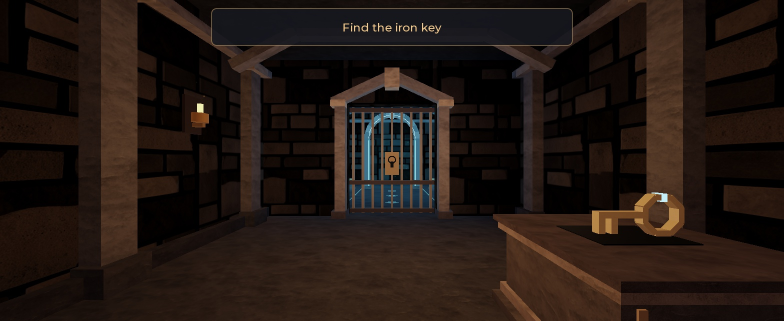
#> input picture artifacts/images/cell.jpg, 1568 x 641 px (shown at 1/2 size)
$ python side_by_side.py --left ../../artifacts/images/cell.jpg --right ../../artifacts/images/portal.jpg --out out.png
#> lines starting #> are read from the running program, lines starting #| are printed output that depends on the picture
#!/usr/bin/env python3
"""side_by_side.py: put a render and its target frame next to each other in one PNG with labels, so a
judge (or the owner) compares them in one look instead of switching windows.

Plain Python (no Blender). Needs Pillow; without it the tool prints a warning, writes nothing and
exits 3, so a pipeline can continue and the report can say the comparison is missing.

Run:
  python tools/blender/side_by_side.py --left out/renders/final_far.png --right game/scenes/harbour/target.png \\
      --out builds/007/side_by_side_far.png [--labels "Render (build 7, far)" "Target"] [--height 900]

Both images are scaled to the same height (default: the smaller of the two, capped by --height),
placed left | right with a thin gutter and a label strip on top. Prints SIDE_BY_SIDE <path>.
Exit 0 written, 2 input missing, 3 Pillow missing.
"""
import argparse
import os
import sys


def compose(left, right, out, labels=("Render", "Target"), height=None):
#> called with left = '../../artifacts/images/cell.jpg', right = '../../artifacts/images/portal.jpg', out = 'out.png', labels = ('Render', 'Target'), height = 900
    try:
        from PIL import Image, ImageDraw, ImageFont
    except ImportError:
        print("WARNING side_by_side: Pillow not installed (pip install pillow); no comparison image written", file=sys.stderr)
        return 3
    for p in (left, right):
        if not os.path.exists(p):
            print(f"side_by_side: input missing: {p}", file=sys.stderr)
            return 2
    a = Image.open(left).convert("RGB")
#> a is the input picture: PIL image 1568x641 RGB; mean R, G, B 34.9, 23.9, 18.4
    b = Image.open(right).convert("RGB")
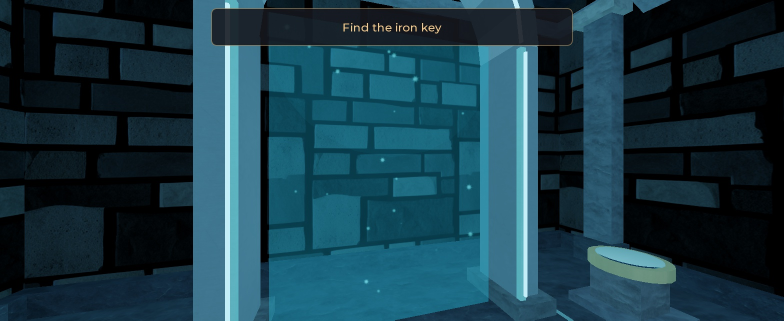
#> input picture artifacts/images/portal.jpg, 1568 x 641 px (shown at 1/2 size)
#> b is the input picture: PIL image 1568x641 RGB; mean R, G, B 25, 59.1, 72.4
    h = min(a.height, b.height)
#> h = 641
    if height:
        h = min(h, height)

    def fit(im):
        return im.resize((max(1, round(im.width * h / im.height)), h), Image.LANCZOS)

    a, b = fit(a), fit(b)
    gutter, strip = 12, 36
    canvas = Image.new("RGB", (a.width + b.width + gutter, h + strip), (18, 18, 20))
    canvas.paste(a, (0, strip))
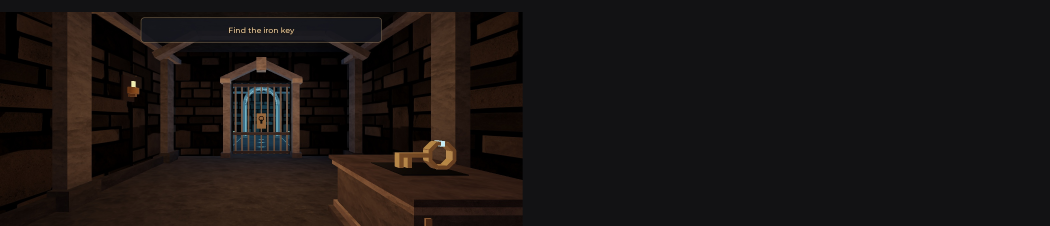
#> canvas: PIL image 3148x677 RGB (shown at 1/3 size); mean R, G, B 26, 20.8, 19.2
    canvas.paste(b, (a.width + gutter, strip))
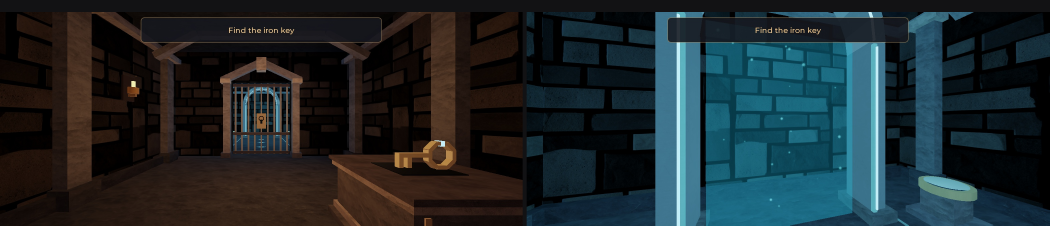
#> canvas: PIL image 3148x677 RGB (shown at 1/3 size); mean R, G, B 29.3, 40.2, 43.9
    draw = ImageDraw.Draw(canvas)
    try:
        font = ImageFont.truetype("DejaVuSans.ttf", 18)
    except OSError:
        font = ImageFont.load_default()
    draw.text((10, 9), labels[0], fill=(235, 235, 235), font=font)
    draw.text((a.width + gutter + 10, 9), labels[1], fill=(235, 235, 235), font=font)
    os.makedirs(os.path.dirname(os.path.abspath(out)), exist_ok=True)
    canvas.save(out)
    print("SIDE_BY_SIDE", out)
    return 0


def main(argv=None):
    ap = argparse.ArgumentParser(prog="side_by_side.py", description=__doc__, formatter_class=argparse.RawDescriptionHelpFormatter)
    ap.add_argument("--left", required=True, help="render PNG")
    ap.add_argument("--right", required=True, help="target frame PNG")
    ap.add_argument("--out", required=True)
    ap.add_argument("--labels", nargs=2, default=("Render", "Target"), metavar=("LEFT", "RIGHT"))
    ap.add_argument("--height", type=int, default=900, help="max height in pixels")
    a = ap.parse_args(argv)
    return compose(a.left, a.right, a.out, tuple(a.labels), a.height)


if __name__ == "__main__":
    sys.exit(main())
#> (the program exits here)
